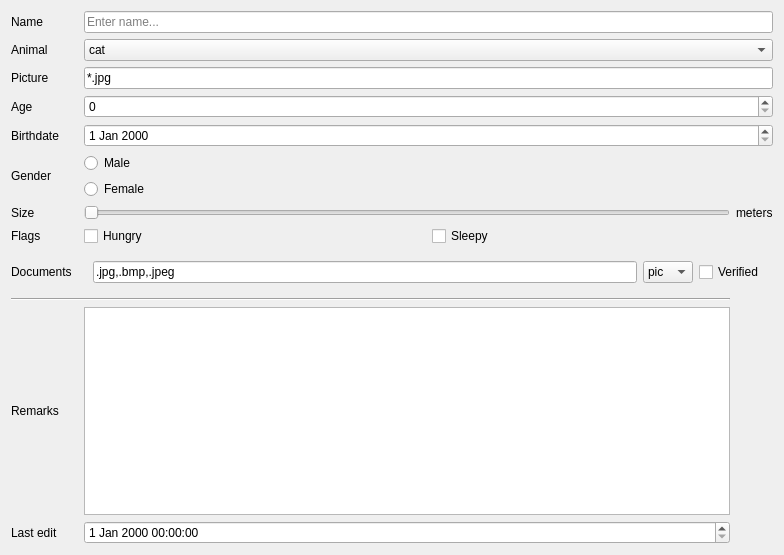
<?xml version="1.0" encoding="UTF-8"?>
<ui version="4.0">
 <class>Form</class>
 <widget class="QWidget" name="Form">
  <property name="geometry">
   <rect>
    <x>0</x>
    <y>0</y>
    <width>784</width>
    <height>555</height>
   </rect>
  </property>
  <property name="windowTitle">
   <string>Form</string>
  </property>
  <layout class="QGridLayout" name="gridLayout_2">
   <item row="0" column="0">
    <widget class="QLabel" name="label">
     <property name="text">
      <string>Name</string>
     </property>
    </widget>
   </item>
   <item row="10" column="2">
    <widget class="QTextEdit" name="remarks"/>
   </item>
   <item row="7" column="2" colspan="2">
    <layout class="QHBoxLayout" name="horizontalLayout_2">
     <item>
      <widget class="QCheckBox" name="hungry">
       <property name="text">
        <string>Hungry</string>
       </property>
      </widget>
     </item>
     <item>
      <widget class="QCheckBox" name="sleepy">
       <property name="text">
        <string>Sleepy</string>
       </property>
      </widget>
     </item>
    </layout>
   </item>
   <item row="6" column="2">
    <widget class="QSlider" name="size">
     <property name="minimum">
      <number>0</number>
     </property>
     <property name="maximum">
      <number>10</number>
     </property>
     <property name="singleStep">
      <number>2</number>
     </property>
     <property name="orientation">
      <enum>Qt::Horizontal</enum>
     </property>
     <property name="invertedAppearance">
      <bool>false</bool>
     </property>
     <property name="invertedControls">
      <bool>false</bool>
     </property>
    </widget>
   </item>
   <item row="5" column="2" colspan="2">
    <layout class="QGridLayout" name="gridLayout">
     <item row="1" column="0">
      <widget class="QRadioButton" name="female">
       <property name="text">
        <string>Female</string>
       </property>
       <attribute name="buttonGroup">
        <string notr="true">gender</string>
       </attribute>
      </widget>
     </item>
     <item row="0" column="0">
      <widget class="QRadioButton" name="male">
       <property name="text">
        <string>Male</string>
       </property>
       <attribute name="buttonGroup">
        <string notr="true">gender</string>
       </attribute>
      </widget>
     </item>
    </layout>
   </item>
   <item row="6" column="0">
    <widget class="QLabel" name="label_9">
     <property name="text">
      <string>Size</string>
     </property>
    </widget>
   </item>
   <item row="6" column="3">
    <widget class="QLabel" name="label_6">
     <property name="text">
      <string>meters</string>
     </property>
    </widget>
   </item>
   <item row="0" column="2" colspan="2">
    <widget class="QLineEdit" name="name">
     <property name="placeholderText">
      <string>Enter name...</string>
     </property>
    </widget>
   </item>
   <item row="2" column="2" colspan="2">
    <widget class="QLineEdit" name="picture__upload">
     <property name="text">
      <string>*.jpg</string>
     </property>
    </widget>
   </item>
   <item row="11" column="0">
    <widget class="QLabel" name="label_12">
     <property name="text">
      <string>Last edit</string>
     </property>
    </widget>
   </item>
   <item row="1" column="2" colspan="2">
    <widget class="QComboBox" name="kvrel__animal__animal_names__value__name">
     <item>
      <property name="text">
       <string>cat</string>
      </property>
     </item>
     <item>
      <property name="text">
       <string>dog</string>
      </property>
     </item>
    </widget>
   </item>
   <item row="3" column="2" colspan="2">
    <widget class="QSpinBox" name="age"/>
   </item>
   <item row="9" column="0" colspan="3">
    <widget class="Line" name="line">
     <property name="orientation">
      <enum>Qt::Horizontal</enum>
     </property>
    </widget>
   </item>
   <item row="1" column="0">
    <widget class="QLabel" name="label_2">
     <property name="text">
      <string>Animal</string>
     </property>
    </widget>
   </item>
   <item row="5" column="0">
    <widget class="QLabel" name="label_3">
     <property name="text">
      <string>Gender</string>
     </property>
    </widget>
   </item>
   <item row="7" column="0">
    <widget class="QLabel" name="label_4">
     <property name="text">
      <string>Flags</string>
     </property>
    </widget>
   </item>
   <item row="4" column="2" colspan="2">
    <widget class="QDateEdit" name="birthdate">
     <property name="maximumDate">
      <date>
       <year>2100</year>
       <month>12</month>
       <day>31</day>
      </date>
     </property>
     <property name="minimumDate">
      <date>
       <year>1900</year>
       <month>1</month>
       <day>1</day>
      </date>
     </property>
    </widget>
   </item>
   <item row="2" column="0">
    <widget class="QLabel" name="label_11">
     <property name="text">
      <string>Picture</string>
     </property>
    </widget>
   </item>
   <item row="8" column="0">
    <widget class="QLabel" name="label_10">
     <property name="text">
      <string>Documents</string>
     </property>
    </widget>
   </item>
   <item row="10" column="0">
    <widget class="QLabel" name="label_5">
     <property name="text">
      <string>Remarks</string>
     </property>
    </widget>
   </item>
   <item row="3" column="0">
    <widget class="QLabel" name="label_7">
     <property name="text">
      <string>Age</string>
     </property>
    </widget>
   </item>
   <item row="8" column="2" colspan="2">
    <widget class="QWidget" name="nrel__doctable__fk_animal" native="true">
     <layout class="QHBoxLayout" name="horizontalLayout">
      <item>
       <widget class="QLineEdit" name="doctable__name__upload">
        <property name="text">
         <string>.jpg,.bmp,.jpeg</string>
        </property>
       </widget>
      </item>
      <item>
       <widget class="QComboBox" name="kvrel__doctable__type__document_types__value__name">
        <item>
         <property name="text">
          <string>pic</string>
         </property>
        </item>
        <item>
         <property name="text">
          <string>doc</string>
         </property>
        </item>
       </widget>
      </item>
      <item>
       <widget class="QCheckBox" name="doctable__verified">
        <property name="text">
         <string>Verified</string>
        </property>
       </widget>
      </item>
     </layout>
    </widget>
   </item>
   <item row="4" column="0">
    <widget class="QLabel" name="label_8">
     <property name="text">
      <string>Birthdate</string>
     </property>
    </widget>
   </item>
   <item row="11" column="2">
    <widget class="QDateTimeEdit" name="lastedit"/>
   </item>
  </layout>
 </widget>
 <resources/>
 <connections/>
 <buttongroups>
  <buttongroup name="gender"/>
 </buttongroups>
</ui>
